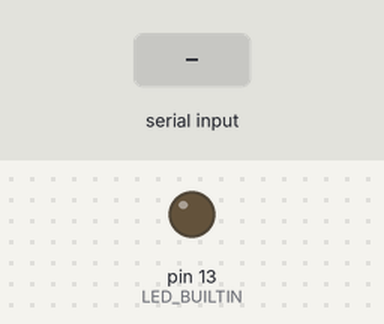
A sketch run on a simulated Arduino Nano, built with avr-gcc and run on an emulated ATmega328P. Shown: output pins drawn as LEDs (lit = HIGH). The inputs (shaded band) are chosen by the test bench.

Above: at 1.2 s.
1.3 s: "1" received over Serial
At 2.1 s:
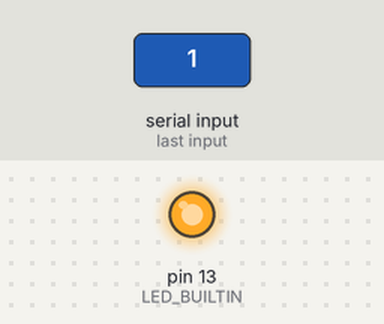
2.8 s: "0" received over Serial
At 3.3 s:
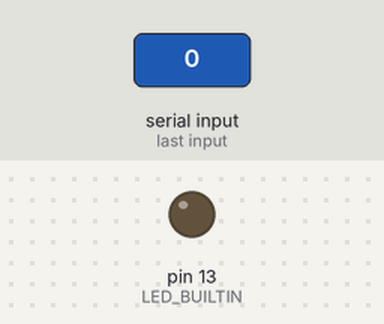
Timing chart, 0 to 5.8 s (numbered marks = the images above; inputs shaded):
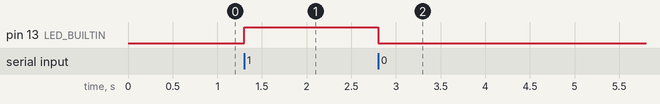

The sketch:

Nano.ino
```cpp
void setup() {
  // initialize serial:
  Serial.begin(9600);
  // initialize digital pin LED_BUILTIN as an output.
  pinMode(LED_BUILTIN, OUTPUT);
}

void loop() {

}

/*
  SerialEvent occurs whenever a new data comes in the hardware serial RX. This
  routine is run between each time loop() runs, so using delay inside loop can
  delay response. Multiple bytes of data may be available.
*/
void serialEvent() {
  while (Serial.available()) {
    // get the new byte:
    char inChar = (char)Serial.read();

    if (inChar == '0') {
      digitalWrite(LED_BUILTIN, LOW);   // turn the LED on (HIGH is the voltage level)
    }
    else if (inChar == '1') {
      digitalWrite(LED_BUILTIN, HIGH);   // turn the LED on (HIGH is the voltage level)
    }
  }
}
```

Measured:
- after the input at 1.3 s, pin 13 (LED_BUILTIN): LOW → HIGH at once
- after the input at 2.8 s, pin 13 (LED_BUILTIN): HIGH → LOW at once
